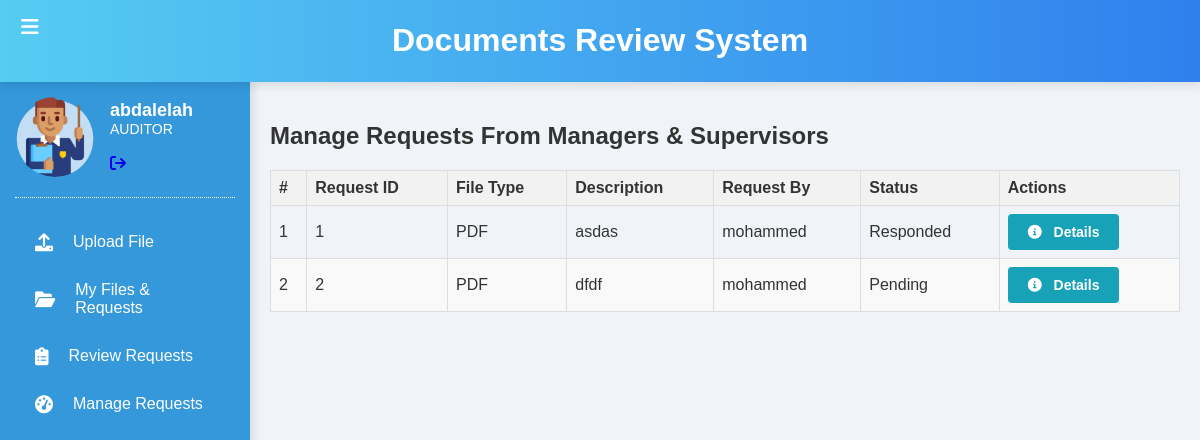
The app's page /manage-requests/ (signed in) with its own data.
### document_review/models.py (models this page shows, shortened)
class Custom_User(models.Model):
    class Role(models.TextChoices):
        ASSISTANT="ASSISTANT",'Assistant'
        AUDITOR="AUDITOR",'Auditor'
        SUPERVISOR='SUPERVISOR','Supervisor'
        MANAGER='MANAGER','Manager'
    role = models.CharField(max_length=50,choices=Role.choices)
    user=models.OneToOneField(User,on_delete=models.CASCADE)
    def __str__(self):
        return str(self.user)

class FileRequest(models.Model):
    requested_by = models.ForeignKey(Custom_User, on_delete=models.CASCADE, related_name='requested_files')
    requested_from = models.ForeignKey(Custom_User, on_delete=models.CASCADE, related_name='requests_received')
    file_type = models.ForeignKey(FileType, on_delete=models.CASCADE)
    description = HTMLField()
    request_date = models.DateTimeField(auto_now_add=True)

class FileType(models.Model):
    name = models.CharField(max_length=50)

### document_review/views.py (the view)
# urls.py: path('manage-requests/', UserFileRequestListView.as_view(), name='manage_requests'),
class UserFileRequestListView(LoginRequiredMixin, ListView):
    model = FileRequest
    template_name = 'file_requests/manage_requests.html'
    context_object_name = 'requests'
    def dispatch(self, request, *args, **kwargs):
        custom_user = Custom_User.objects.get(user=request.user)
        if custom_user.role != Custom_User.Role.AUDITOR:
            return redirect(reverse('access_denied'))
        return super().dispatch(request, *args, **kwargs)
    def get_queryset(self):
        return FileRequest.objects.filter(requested_from=self.request.user.custom_user)

### document_review/Templates/file_requests/manage_requests.html (shortened to what this page needs)
{% extends "index/index.html" %}
{% load static %}
{% block pages %}
<!DOCTYPE html>
<html lang="en">
<head>
    <link rel="stylesheet" href="https://cdnjs.cloudflare.com/ajax/libs/font-awesome/6.0.0-beta3/css/all.min.css" />
    <link rel="stylesheet" href="{% static 'css/requests.css' %}">
</head>
<body>
<div class="container2">
    <div class="text-center">
        <h2 class="my-4">Manage Requests From Managers & Supervisors</h2>
    </div>
    <table class="table table-striped">
        <thead>
            <tr>
                <th>#</th>
                <th>Request ID</th>
                <th>File Type</th>
                <th>Description</th>
                <th>Request By</th>
                <th>Status</th>
                <th>Actions</th>
            </tr>
        </thead>
        <tbody>
            {% for request in requests %}
            <tr>
                <td>{{ forloop.counter }}</td>
                <td>{{ request.id }}</td>
                <td>{{ request.file_type.name }}</td>
                <td>{{ request.description|safe }}</td>
                <td>{{ request.requested_by }}</td>
                <td>
                    {% if request.response %}
                        Responded
                    {% else %}
                        Pending
                    {% endif %}
                </td>
                <td>
                    <a href="{% url 'request_detail' request.id %}" class="btn btn-info">
                        <i class="fas fa-info-circle"></i> Details
                    </a>
                </td>
            </tr>
            {% endfor %}
        </tbody>
    </table>
</div>
</body>
</html>
{% endblock pages %}

### document_review/Templates/index/index.html (shortened to what this page needs)
<!DOCTYPE html>
{% load static %}
<html lang="en">
<head>
    <link rel="stylesheet" href="{% static 'css/styles.css' %}">
    <link rel="stylesheet" href="https://cdnjs.cloudflare.com/ajax/libs/font-awesome/6.0.0-beta3/css/all.min.css">
</head>
<body>
    <div class="header">
        <button id="toggleSidebar"><i class="fas fa-bars"></i></button>
        <h1>Documents Review System</h1>
    </div>
    <div class="container">
        {% if user.is_authenticated %}
        <div class="sidebar" id="sidebar">
            <div class="teacher-profile">
                <img src="{% static 'icons/teacher.png' %}" alt="Teacher" class="teacher-icon">
                <div class="teacher-info">
                    <h3>{{user}}</h3>
                    <p>
                        {{user.custom_user.role}}
                    </p>
                    <br>
                    <form id="logout-form" method="post" action="{% url 'logout' %}">
                        <a href="#" onclick="document.getElementById('logout-form').submit();">
                            <i class="fa fa-sign-out"></i>
                        </a>
                    </form>
                </div>
            </div>
            <div class="divider"></div>
            <ul>
                {% if user.is_authenticated %}
                {% if user.custom_user.role == 'ASSISTANT' or user.custom_user.role == 'AUDITOR' %}
                <li><a href="{% url 'upload_file' %}"><i class="fas fa-upload"></i> <span>Upload File</span></a></li>
                    <li>
                        <a href="{% url 'user_files' %}">
                            <i class="fas fa-folder-open"></i> <span>My Files & Requests</span>
                        </a>
                    </li>
                {% endif %}
            {% endif %}
            {% if not  user.custom_user.role == 'ASSISTANT' %}
            <li><a href="{% url 'review_requests' %}"><i class="fas fa-clipboard-list"></i> <span>Review Requests</span></a></li>
            {% endif %}
            {% if user.custom_user.role == 'AUDITOR' %}
            <li><a href="{% url 'manage_requests' %}"><i class="fas fa-tachometer-alt"></i><span>Manage Requests</span></a></li>
            {% endif %}
            </ul>
        </div>
        {% endif %}
        <div class="main-content">
          {% block pages %}
          {% endblock pages %}
        </div>
    </div>
</body>
</html>

### static/css/styles.css (style rules this page uses)
body { font-family: Arial, sans-serif; margin: 0; background-color: #f0f4f8; color: #333; }
.header { background: linear-gradient(90deg, #56ccf2, #2f80ed); color: white; padding: 1px; text-align: center; position: relative; box-shadow: 0 4px 8px rgba(0, 0, 0, 0.1); }
#toggleSidebar { position: absolute; left: 15px; top: 15px; background: none; border: none; color: white; font-size: 20px; cursor: pointer; }
.container { display: flex; min-height: 100vh; }
.sidebar { width: 250px; background-color: #3498db; overflow-y: auto; box-shadow: 4px 0 8px rgba(0, 0, 0, 0.1); padding: 15px; box-sizing: border-box; }
.sidebar ul { list-style-type: none; padding: 0; margin: 0; }
.sidebar ul li { position: relative; }
.sidebar ul li a { text-decoration: none; color: white; display: flex; align-items: center; padding: 15px 20px; transition: background-color 0.3s, color 0.3s; }
.sidebar ul li a i { margin-right: 10px; font-size: 18px; }
.sidebar ul li a span { margin-left: 10px; font-size: 16px; }
.main-content { flex-grow: 1; padding: 20px; overflow: auto; }
.teacher-profile { display: flex; align-items: center; margin-bottom: 20px; }
.teacher-icon { width: 80px; height: 80px; border-radius: 50%; margin-right: 15px; }
.teacher-info h3 { margin: 0; font-size: 18px; color: white; }
.teacher-info p { margin: 0; font-size: 14px; color: white; }
.divider { border-bottom: 1px dotted white; margin-bottom: 20px; }

### static/css/requests.css (style rules this page uses)
body { font-family: Arial, sans-serif; }
table { width: 100%; border-collapse: collapse; }
th, td { border: 1px solid #ddd; padding: 8px; text-align: left; }
th { background-color: #f2f2f2; }
tr:nth-child(even) { background-color: #f9f9f9; }

### document_review/Templates/file_requests/manage_requests.html (style rules this page uses)
.btn { display: inline-block; padding: 10px 20px; font-size: 14px; font-weight: bold; text-align: center; text-decoration: none; color: #fff; border-radius: 4px; transition: background-color 0.3s, box-shadow 0.3s; border: none; }
.btn-info { background-color: #17a2b8; }
.btn i { margin-right: 8px; }

### records on screen
FileRequest: id "1", file_type.name "PDF", description "asdas", requested_by "mohammed", shows "Responded"
FileRequest: id "2", file_type.name "PDF", description "dfdf", requested_by "mohammed", shows "Pending"

### other values on screen
{{ user }} "abdalelah"
{{ user.custom_user.role }} "AUDITOR"
